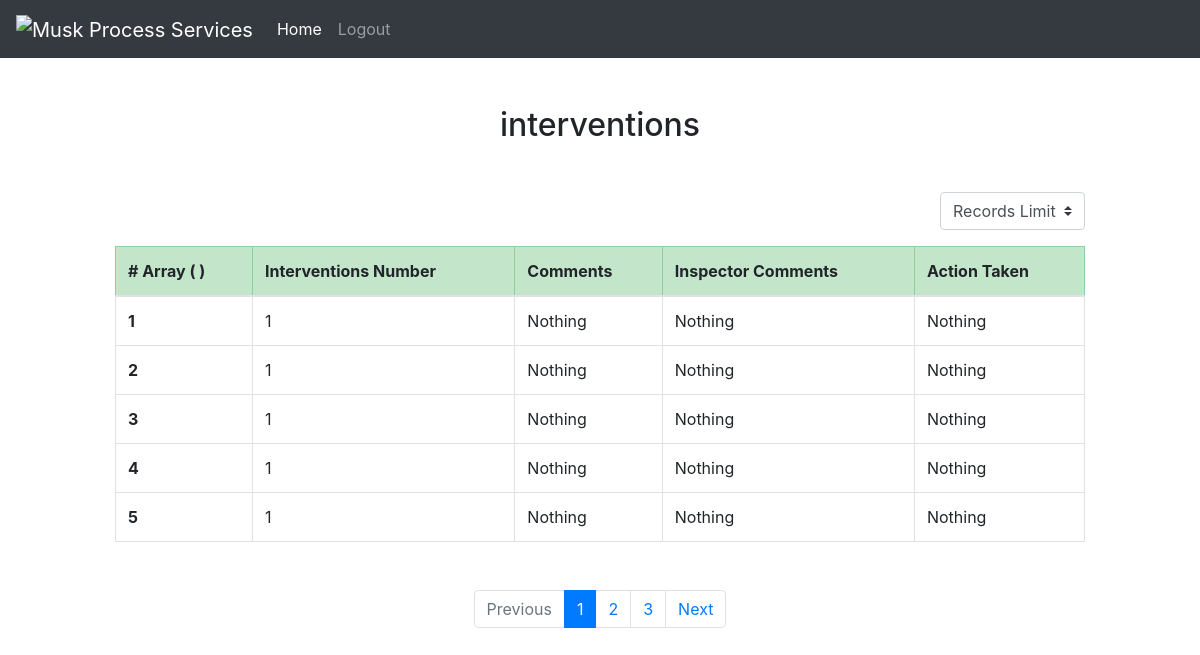
/interventions.php, run on the app's committed database.
### tables this page shows
CREATE TABLE `interventions` (
  `id` int(11) NOT NULL,
  `no_intv` int(2) NOT NULL,
  `comm` text NOT NULL,
  `insp_comp` text NOT NULL,
  `act_takn` text NOT NULL,
  `no_intv2` int(2) NOT NULL,
  `comm2` text NOT NULL,
  `insp_comp2` text NOT NULL,
  `act_takn2` text NOT NULL,
  `no_intv3` int(2) NOT NULL,
  `comm3` text NOT NULL,
  `insp_comp3` text NOT NULL,
  `act_takn3` text NOT NULL,
  `no_intv4` int(2) NOT NULL,
  `comm4` text NOT NULL,
  `insp_comp4` text NOT NULL,
  `act_takn4` text NOT NULL,
  `member_id` int(11) DEFAULT NULL,
  `role_id` int(11) DEFAULT NULL
);

### interventions.php (the view, shortened to what this page needs)
<?php
  include('config.php');
  $limit = isset($_SESSION['records-limit']) ? $_SESSION['records-limit'] : 5;
  $page = (isset($_GET['page']) && is_numeric($_GET['page']) ) ? $_GET['page'] : 1;
  $paginationStart = ($page - 1) * $limit;
  $authors = $pdo->query("SELECT * FROM interventions LIMIT $paginationStart, $limit")->fetchAll();
  $sql = $pdo->query("SELECT count(id) AS id FROM interventions")->fetchAll();
  $allRecrods = $sql[0]['id'];
  $totoalPages = ceil($allRecrods / $limit);
  $prev = $page - 1;
  $next = $page + 1;
?>
<!doctype html>
<html lang="en">
<head>
    <link rel="stylesheet" href="https://stackpath.bootstrapcdn.com/bootstrap/4.5.0/css/bootstrap.min.css">
</head>
<body>
<div>
    <nav class="navbar navbar-expand-lg navbar-dark bg-dark">
  <a class="navbar-brand" href="#"><img src="https://www.peme.co.uk/wp-content/uploads/2019/03/MUSK-logo.png" alt="Musk Process Services" height="50" width="80"></a>
  <div class="collapse navbar-collapse" id="navbarNavDropdown">
    <ul class="navbar-nav">
      <li class="nav-item active">
        <a class="nav-link" href="welcome.php">Home</a>
      </li>
      <li class="float-right">
          <a class="nav-link" href="logout.php?logout=true">Logout</a>
      </li>
    </ul>
    </div>
  </nav>
</div>
    <div class="container mt-5">
        <h2 class="text-center mb-5"> interventions</h2>
        <div class="d-flex flex-row-reverse bd-highlight mb-3">
            <form action="index.php" method="post">
                <select name="records-limit" id="records-limit" class="custom-select">
                    <option disabled selected>Records Limit</option>
                </select>
            </form>
        </div>
        <table class="table table-bordered mb-5">
            <thead>
                <tr class="table-success">
                    <th scope="col"># <?php print_r($_SESSION); ?></th>
                    <th scope="col">Interventions Number</th>
                    <th scope="col">Comments</th>
                    <th scope="col">Inspector Comments</th>
                    <th scope="col">Action Taken</th>
                </tr>
            </thead>
            <tbody>
                <?php foreach($authors as $author): ?>
                <tr>
                    <th scope="row"><?php echo $author['id']; ?></th>
                    <td><?php echo $author['no_intv']; ?></td>
                    <td><?php echo $author['comm']; ?></td>
                    <td><?php echo $author['insp_comp']; ?></td>
                    <td><?php echo $author['act_takn']; ?></td>
                </tr>
                <?php endforeach; ?>
            </tbody>
        </table>
        <nav aria-label="Page navigation example mt-5">
            <ul class="pagination justify-content-center">
                <li class="page-item <?php if($page <= 1){ echo 'disabled'; } ?>">
                    <a class="page-link"
                        href="<?php if($page <= 1){ echo '#'; } else { echo "?page=" . $prev; } ?>">Previous</a>
                </li>
                <?php for($i = 1; $i <= $totoalPages; $i++ ): ?>
                <li class="page-item <?php if($page == $i) {echo 'active'; } ?>">
                    <a class="page-link" href="interventions.php?page=<?= $i; ?>"> <?= $i; ?> </a>
                </li>
                <?php endfor; ?>
                <li class="page-item <?php if($page >= $totoalPages) { echo 'disabled'; } ?>">
                    <a class="page-link"
                        href="<?php if($page >= $totoalPages){ echo '#'; } else {echo "?page=". $next; } ?>">Next</a>
                </li>
            </ul>
        </nav>
    </div>
</body>
</html>

### interventions.php (style rules this page uses)
.container { max-width: 1000px }
.custom-select { max-width: 150px }

### data on the page
interventions: id "1", no_intv "1", comm "Nothing", insp_comp "Nothing", act_takn "Nothing"
interventions: id "2", no_intv "1", comm "Nothing", insp_comp "Nothing", act_takn "Nothing"
interventions: id "3", no_intv "1", comm "Nothing", insp_comp "Nothing", act_takn "Nothing"
interventions: id "4", no_intv "1", comm "Nothing", insp_comp "Nothing", act_takn "Nothing"
interventions: id "5", no_intv "1", comm "Nothing", insp_comp "Nothing", act_takn "Nothing"
